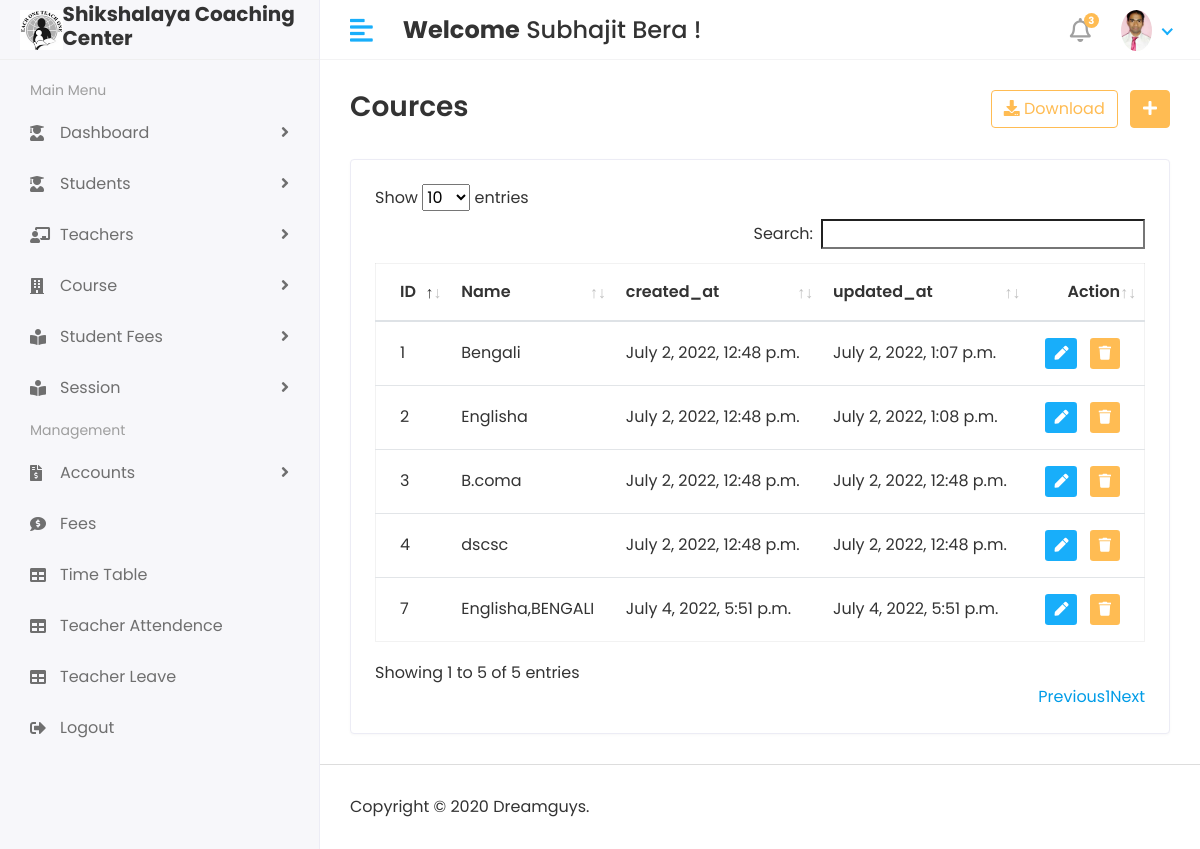
The page /Hod/Course/View (signed in) on the database as committed earlier.
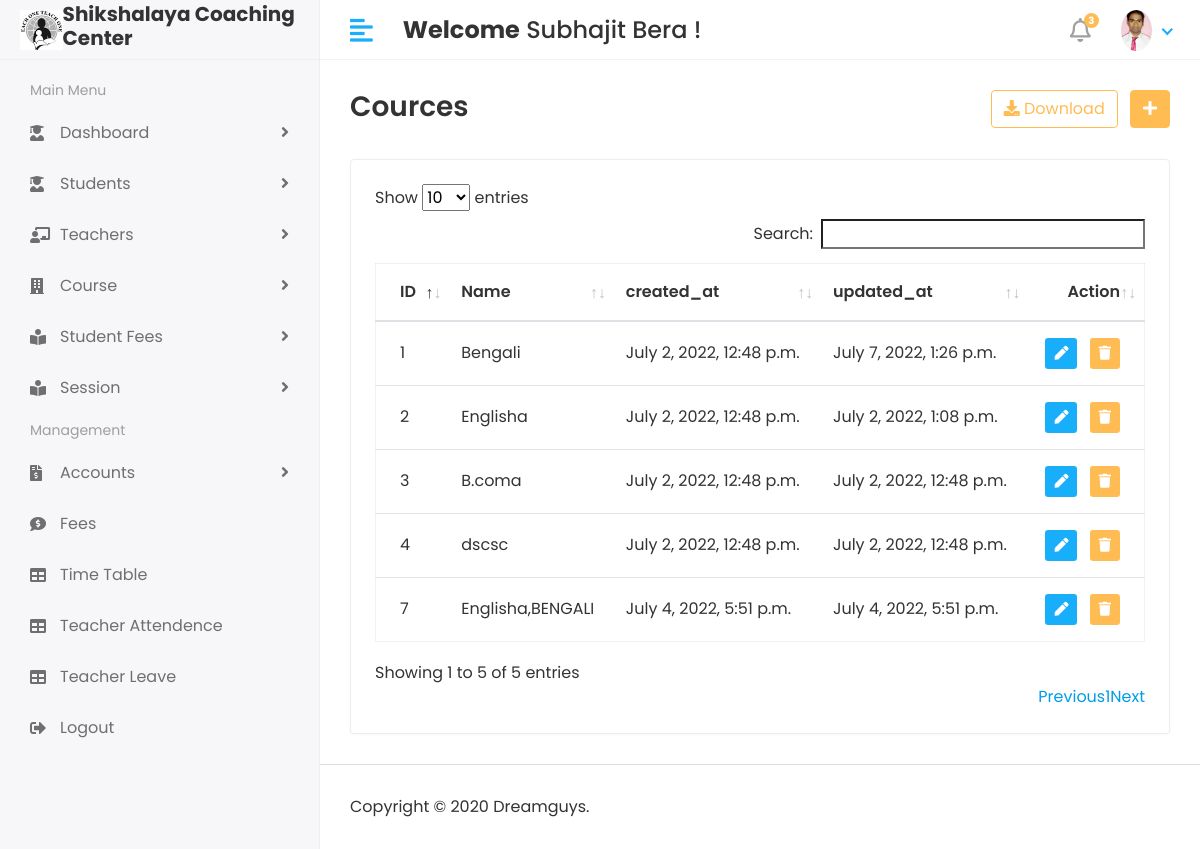
The same page on the database as committed later.
### shikshalaya_computer_app/models.py (models this page shows, shortened)
class Course(models.Model):
    name = models.CharField(max_length=100)
    created_at = models.DateTimeField(auto_now_add=True)
    updated_at = models.DateTimeField(auto_now=True)

### student_management_system/Hod_views.py (the view)
# urls.py: path('Hod/Course/View',Hod_views.VIEW_COURSE,name='view_course'),
@login_required(login_url='/')
def VIEW_COURSE(request):
    course = Course.objects.all()
    context = {
        'course': course
    }
    return render(request,'Hod/view_course.html',context)

### templates/Hod/view_course.html (shortened to what this page needs)
{% extends 'base.html' %}
{% block content %}
<div class="content container-fluid">
               <div class="page-header">
                  <div class="row align-items-center">
                     <div class="col">
                        <h3 class="page-title">Cources</h3>
                     </div>
                     <div class="col-auto text-right float-right ml-auto">
                        <a href="#" class="btn btn-outline-primary mr-2"><i class="fas fa-download"></i> Download</a>
                        <a href="add-student.html" class="btn btn-primary"><i class="fas fa-plus"></i></a>
                     </div>
                  </div>
               </div>
               <div class="row">
                  <div class="col-sm-12">
                     <div class="card card-table">
                        <div class="card-body">
                           <div class="table-responsive">
                              <table id="table_id" class="table table-hover table-center mb-0 ">
                                 <thead>
                                    <tr>
                                       <th>ID</th>
                                       <th>Name</th>
                                       <th>created_at</th>
                                       <th>updated_at</th>
                                       <th class="text-right">Action</th>
                                    </tr>
                                 </thead>
                                 <tbody>
                                 {% for i in course %}
                                    <tr>
                                       <td>{{i.id}}</td>
                                        <td>{{i.name}}</td>
                                        <td>{{i.created_at}}</td>
                                        <td>{{i.updated_at}}</td>
                                       <td class="text-right">
                                          <div class="actions">
                                             <a href="{% url 'edit_course'  i.id  %}" class="btn btn-sm bg-success-light mr-2">
                                             <i class="fas fa-pen"></i>
                                             </a>
                                             <a href="{% url 'delete_course' i.id %}" class="btn btn-sm bg-danger-light">
                                             <i class="fas fa-trash"></i>
                                             </a>
                                          </div>
                                       </td>
                                    </tr>
                                 {% endfor %}
                                 </tbody>
                              </table>
                           </div>
                        </div>
                     </div>
                  </div>
               </div>
            </div>
{% endblock %}

Rows that differ between the two databases and show on the page:
changed Course "Bengali": updated_at "July 2, 2022, 1:07 p.m." → "July 7, 2022, 1:26 p.m."
